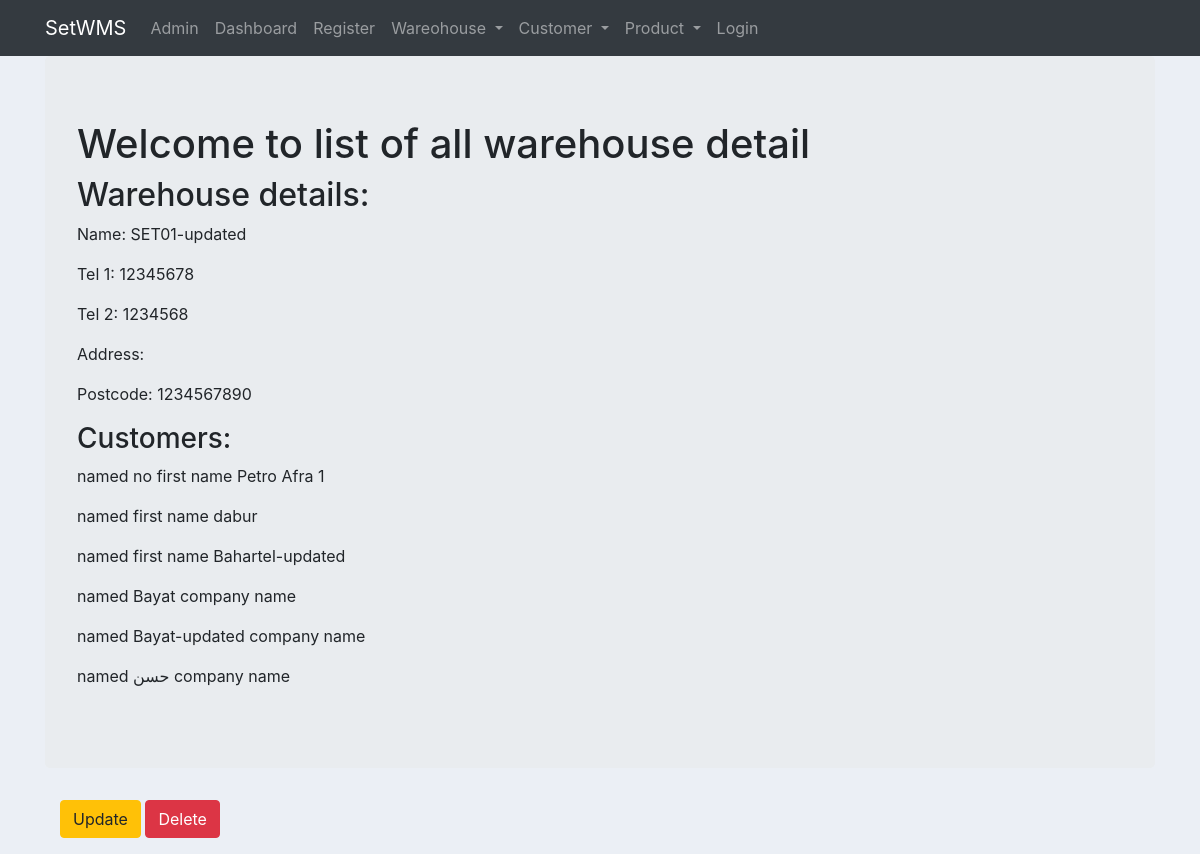
The page /set_app/warehouses/1/ on the database as committed earlier.
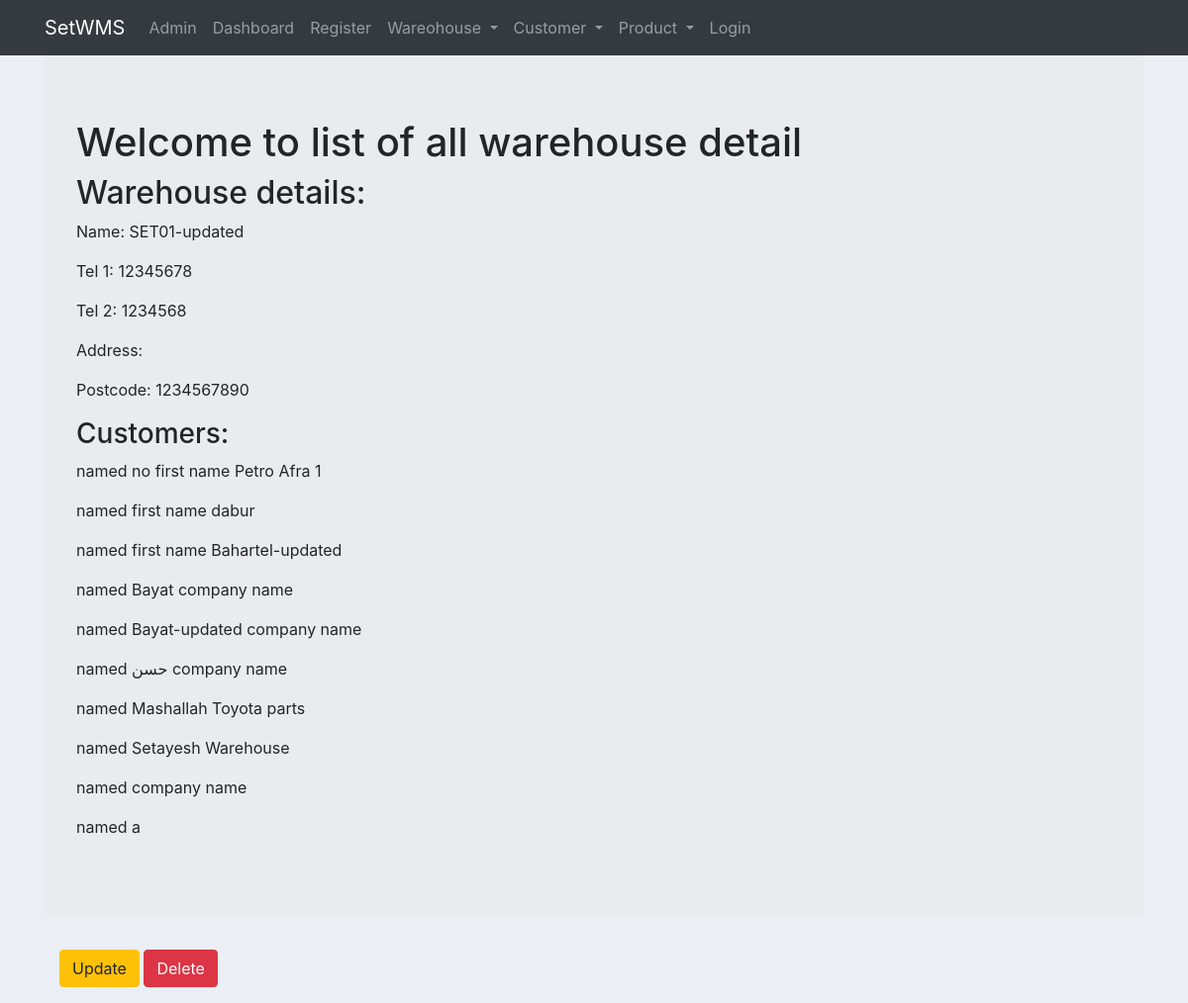
The same page on the database as committed later.
### set_app/models.py (models this page shows, shortened)
class Customer(models.Model):
	INDIVIDUAL = 'IN'
	COMPANY = 'CO'
	OTHER = 'OT'
	ENTITY_TYPE_CHOICES = [
		(INDIVIDUAL, 'Individual'),
		(COMPANY, 'Company'),
		(OTHER, 'Other'),
	]
	entity_type = models.CharField(
		max_length=2,
		choices=ENTITY_TYPE_CHOICES,
		default=INDIVIDUAL,
	)
	first_name = models.CharField(max_length=256, default="first name", blank=True)
	last_name = models.CharField(max_length=256, default="last name", blank=True)
	company_name = models.CharField(max_length=256, default="company name", blank=True)
	melli_code = models.CharField(max_length=10, default=0, validators=[NUMERIC])
	tel1 = models.CharField(max_length=256, default="XXXXXXXX")
	tel2 = models.CharField(max_length=256, default="XXXXXXXX", blank=True)
	email = models.EmailField()
	address = models.CharField(max_length=512, default="address")
	postcode = models.CharField(max_length=10, default="XXXXXXXXXX")
	storage_tags = models.ManyToManyField(StorageTag)
	timestamp_created = models.DateTimeField(auto_now_add=True)
	warehouse = models.ForeignKey(Warehouse, related_name='customers', on_delete=models.CASCADE, default=DEFAULT_WH_ID)

### set_app/views.py (the view)
# urls.py: path('warehouses/<int:pk>/', views.WarehouseDetailView.as_view(), name='warehouse_detail'),
class WarehouseDetailView(DetailView):
	context_object_name = 'warehouse_detail'
	model = Warehouse
	template_name = 'set_app/warehouse_detail.html'

### set_app/templates/set_app/warehouse_detail.html
{% extends "set_app/set_app_base.html" %}
{% block body_block %}
    <div class="jumbotron">
        <h1>Welcome to list of all warehouse detail</h1>
        <h2>Warehouse details:</h2>
        <p>Name: {{ warehouse_detail.name }}</p>
        <p>Tel 1: {{ warehouse_detail.tel1 }}</p>
        <p>Tel 2: {{ warehouse_detail.tel2 }}</p>
        <p>Address: {{ warehouse_detail.Address }}</p>
        <p>Postcode: {{ warehouse_detail.postcode }}</p>
        <h3>Customers:</h3>
    {% for customer in warehouse_detail.customers.all %}
        <p>{{ customer.entity }} named {{ customer.first_name }} {{ customer.lasy_name }} {{ customer.company_name }}</p>
    {% endfor %}
    </div>
    <div class="container">
        <p><a class="btn btn-warning" href="{% url 'set_app:warehouse_update' pk=warehouse_detail.pk %}">Update</a>
        <a class="btn btn-danger" href="{% url 'set_app:warehouse_delete' pk=warehouse_detail.pk %}">Delete</a></p>
    </div>
{% endblock %}

Rows that differ between the two databases and show on the page:
added Customer: first_name "Mashallah", company_name "Toyota parts"
added Customer: company_name "Setayesh Warehouse"
added Customer: company_name "company name"
added Customer: first_name "a"
